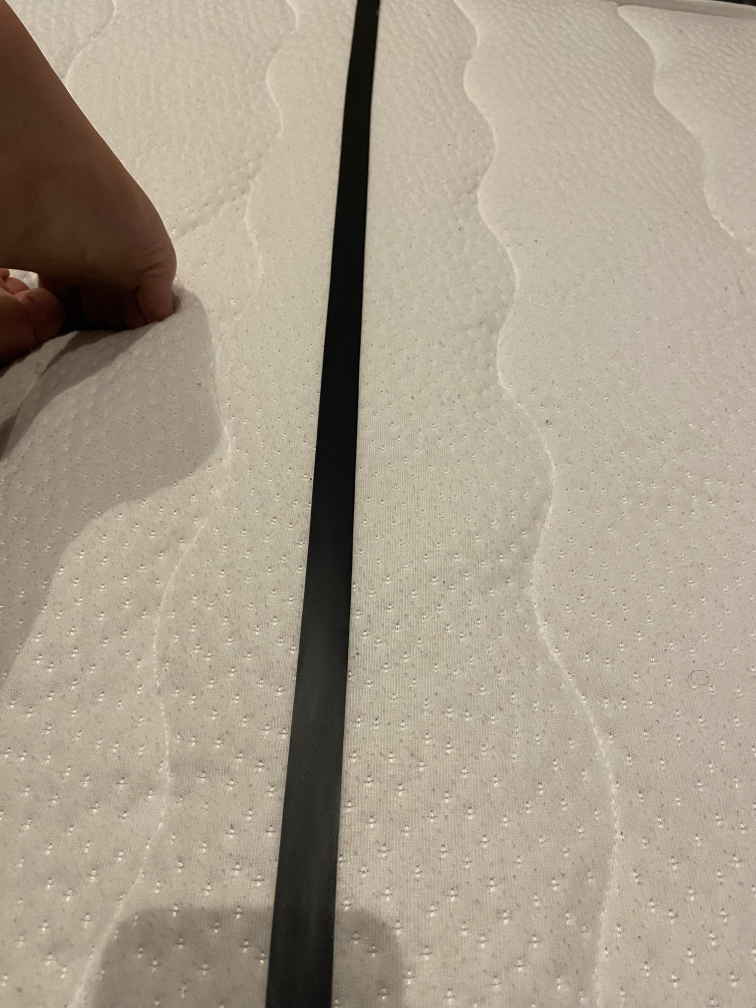
#> input picture scripts/fita.jpg, 3024 x 4032 px (shown at 1/4 size)
$ python linha.py   (older library calls are emulated)
#> lines starting #> are read from the running program, lines starting #| are printed output that depends on the picture; after the words box and inside, x2 and y2 are one past the last pixel; in counts of white or black regions, pixels touching at a corner belong together
import numpy as np
import cv2
AreaContornoLimiteMin = 5000  #este val

img = cv2.imread('fita.jpg')
#> img is the input picture: shape (4032, 3024, 3); mean B, G, R 140.2, 156.9, 168.2
img = cv2.resize(img, (960, 540))                # Resize image
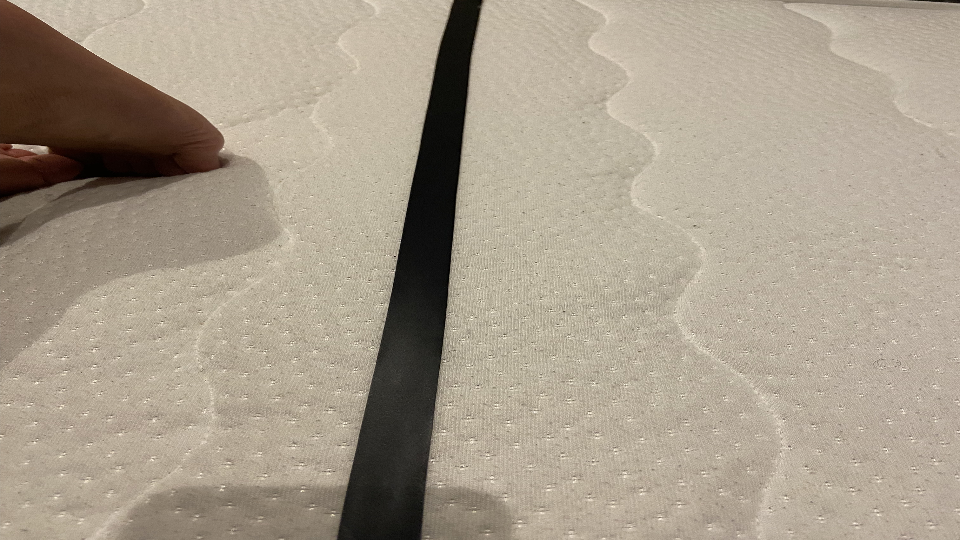
#> img: shape (540, 960, 3); mean B, G, R 140, 156.8, 168.1

height = img.shape[0]
#> height = 540
width = img.shape[1]
#> width = 960
QtdeContornos = 0
DirecaoASerTomada = 0
gray = cv2.cvtColor(img,cv2.COLOR_BGR2GRAY)
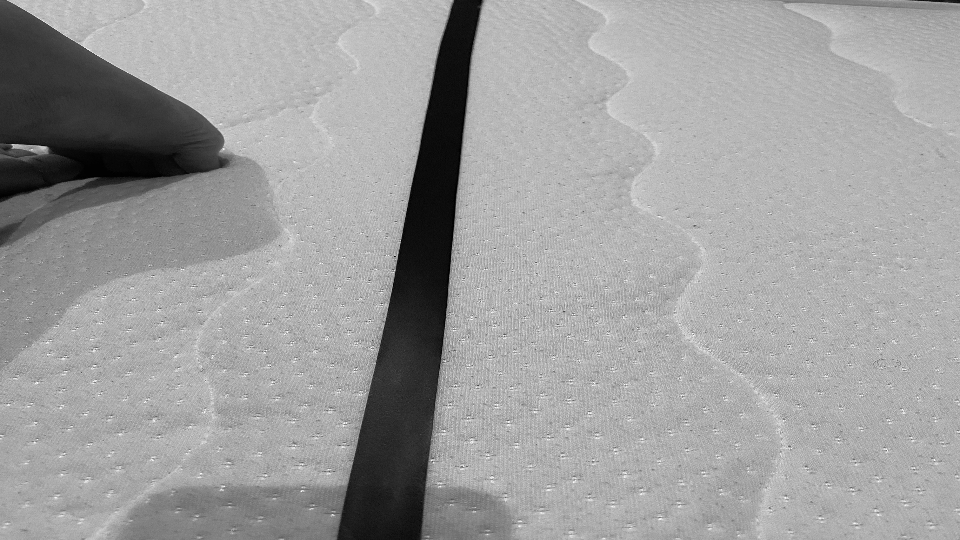
#> gray: shape (540, 960); min 0, max 252, mean 158.3
gray = cv2.GaussianBlur(gray, (21, 21), 0)
FrameBinarizado = cv2.threshold(gray,50,255,cv2.THRESH_BINARY)[1]
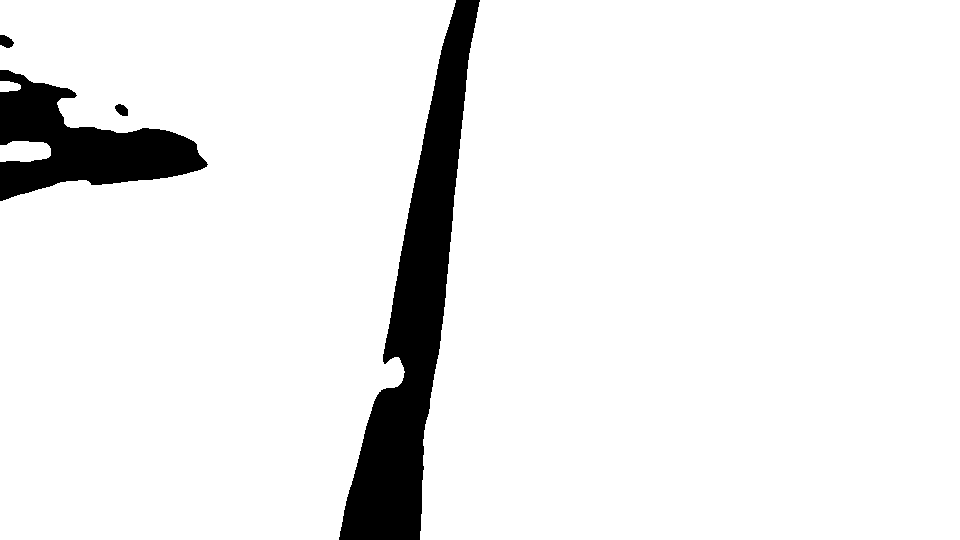
#> FrameBinarizado: shape (540, 960); 92.6% white; 4 black regions, box (x1, y1, x2, y2) and area: (339, 0, 480, 540) 25674, (0, 70, 208, 201) 12693, (0, 35, 14, 48) 132, (115, 104, 128, 116) 112
FrameBinarizado = cv2.dilate(FrameBinarizado,None,iterations=2)
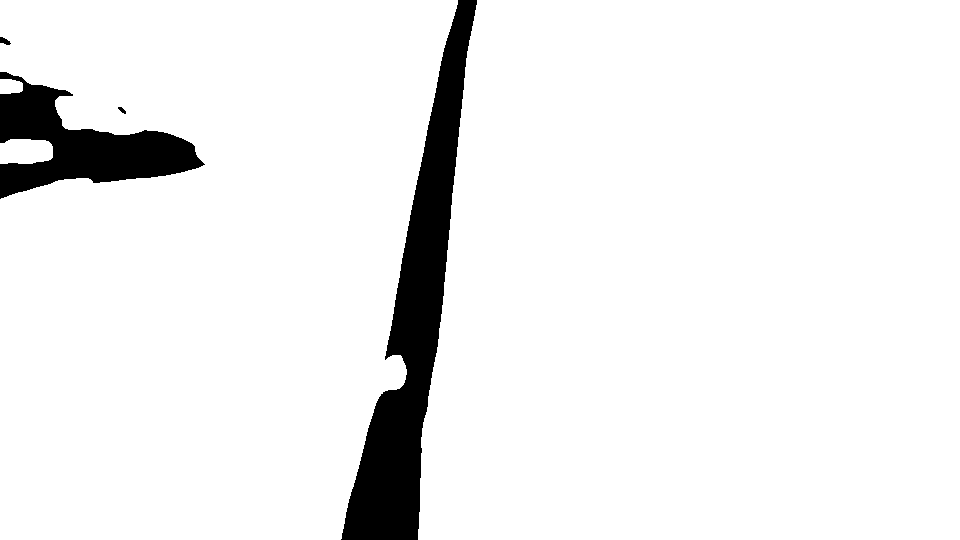
#> FrameBinarizado: shape (540, 960); 93.4% white; 4 black regions, box (x1, y1, x2, y2) and area: (341, 0, 477, 540) 23039, (0, 72, 205, 199) 11109, (0, 37, 11, 45) 54, (118, 107, 126, 114) 30
FrameBinarizado = cv2.bitwise_not(FrameBinarizado)

cv2.imshow("a", FrameBinarizado)
cv2.waitKey(0)


#> (the run stopped early here; a loop or call above may not have finished)
